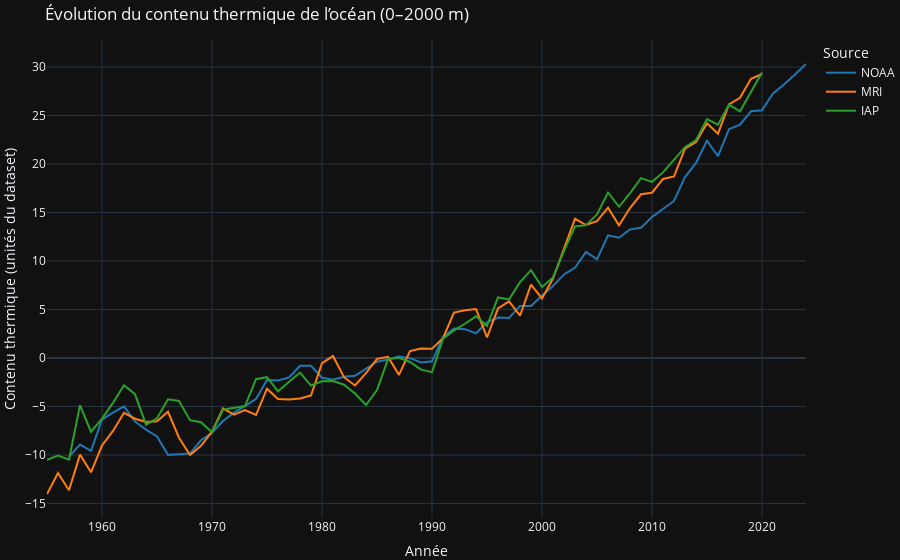

Notebook code cell kept with this figure:
### Code cell
import plotly.express as px

fig = px.line(
    df,
    x="Year",
    y=[
        "ocean_heat_content_noaa_2000m",
        "ocean_heat_content_mri_2000m",
        "ocean_heat_content_iap_2000m"
    ],
    title="Évolution du contenu thermique de l’océan (0–2000 m)"
)

# mapping entre nom de colonne (automatique) et label lisible
rename_map = {
    "ocean_heat_content_noaa_2000m": "NOAA",
    "ocean_heat_content_mri_2000m": "MRI",
    "ocean_heat_content_iap_2000m": "IAP"
}
color_map = {
    "NOAA": "#1f77b4",
    "MRI":  "#ff7f0e",
    "IAP":  "#2ca02c"
}

# appliquer noms et couleurs
for trace in fig.data:
    # trace.name contient le nom de la colonne d'origine
    pretty = rename_map.get(trace.name, trace.name)
    trace.name = pretty
    trace.legendgroup = pretty
    trace.marker = dict()  # garde le style par défaut pour lignes
    trace.line.color = color_map.get(pretty)

fig.update_layout(
    xaxis_title="Année",
    yaxis_title="Contenu thermique (unités du dataset)",
    legend_title_text="Source",
    margin={"r":0,"t":40,"l":0,"b":0}
)

fig.show()

### Figure 1 — Plotly figure (JSON) as saved in the notebook; plotly's stock layout.template omitted (floating-point values rounded to 4 significant figures)
{"data": [{"hovertemplate": "variable=ocean_heat_content_noaa_2000m<br>Year=%{x}<br>value=%{y}<extra></extra>", "legendgroup": "NOAA", "line": {"color": "#1f77b4", "dash": "solid"}, "mode": "lines", "name": "NOAA", "orientation": "v", "showlegend": true, "x": [1955, 1956, 1957, 1958, 1959, 1960, 1961, 1962, 1963, 1964, 1965, 1966, 1967, 1968, 1969, 1970, 1971, 1972, 1973, 1974, 1975, 1976, 1977, 1978, 1979, 1980, 1981, 1982, 1983, 1984, 1985, 1986, 1987, 1988, 1989, 1990, 1991, 1992, 1993, 1994, 1995, 1996, 1997, 1998, 1999, 2000, 2001, 2002, 2003, 2004, 2005, 2006, 2007, 2008, 2009, 2010, 2011, 2012, 2013, 2014, 2015, 2016, 2017, 2018, 2019, 2020, 2021, 2022, 2023, 2024], "xaxis": "x", "y": [NaN, NaN, -10.17, -8.925, -9.579, -6.345, -5.628, -4.987, -6.563, -7.387, -8.084, -9.988, -9.925, -9.857, -8.486, -7.704, -6.493, -5.636, -4.953, -4.22, -2.264, -2.311, -2.009, -0.8103, -0.7983, -2.042, -2.249, -1.939, -1.84, -1.076, -0.3853, -0.1483, 0.1567, -0.02227, -0.4543, -0.3493, 2.17, 3.033, 2.974, 2.543, 3.677, 4.167, 4.13, 5.367, 5.368, 6.42, 7.418, 8.615, 9.307, 10.94, 10.17, 12.64, 12.39, 13.26, 13.43, 14.54, 15.39, 16.19, 18.65, 20.11, 22.4, 20.8, 23.59, 24.06, 25.44, 25.52, 27.28, 28.19, 29.22, 30.32], "yaxis": "y", "type": "scatter"}, {"hovertemplate": "variable=ocean_heat_content_mri_2000m<br>Year=%{x}<br>value=%{y}<extra></extra>", "legendgroup": "MRI", "line": {"color": "#ff7f0e", "dash": "solid"}, "mode": "lines", "name": "MRI", "orientation": "v", "showlegend": true, "x": [1955, 1956, 1957, 1958, 1959, 1960, 1961, 1962, 1963, 1964, 1965, 1966, 1967, 1968, 1969, 1970, 1971, 1972, 1973, 1974, 1975, 1976, 1977, 1978, 1979, 1980, 1981, 1982, 1983, 1984, 1985, 1986, 1987, 1988, 1989, 1990, 1991, 1992, 1993, 1994, 1995, 1996, 1997, 1998, 1999, 2000, 2001, 2002, 2003, 2004, 2005, 2006, 2007, 2008, 2009, 2010, 2011, 2012, 2013, 2014, 2015, 2016, 2017, 2018, 2019, 2020, 2021, 2022, 2023, 2024], "xaxis": "x", "y": [-14.03, -11.86, -13.63, -9.963, -11.78, -9.023, -7.523, -5.653, -6.263, -6.593, -6.523, -5.543, -8.223, -10.01, -9.063, -7.603, -5.203, -5.833, -5.363, -5.863, -3.163, -4.223, -4.293, -4.183, -3.863, -0.5427, 0.1973, -1.983, -2.833, -1.553, -0.09267, 0.1273, -1.743, 0.7173, 0.9673, 0.9473, 2.037, 4.677, 4.917, 5.037, 2.117, 5.097, 5.827, 4.357, 7.567, 6.137, 8.187, 11.19, 14.35, 13.71, 14.11, 15.5, 13.68, 15.46, 16.88, 17.04, 18.46, 18.72, 21.58, 22.26, 24.19, 23.13, 26.15, 26.83, 28.78, 29.28, NaN, NaN, NaN, NaN], "yaxis": "y", "type": "scatter"}, {"hovertemplate": "variable=ocean_heat_content_iap_2000m<br>Year=%{x}<br>value=%{y}<extra></extra>", "legendgroup": "IAP", "line": {"color": "#2ca02c", "dash": "solid"}, "mode": "lines", "name": "IAP", "orientation": "v", "showlegend": true, "x": [1955, 1956, 1957, 1958, 1959, 1960, 1961, 1962, 1963, 1964, 1965, 1966, 1967, 1968, 1969, 1970, 1971, 1972, 1973, 1974, 1975, 1976, 1977, 1978, 1979, 1980, 1981, 1982, 1983, 1984, 1985, 1986, 1987, 1988, 1989, 1990, 1991, 1992, 1993, 1994, 1995, 1996, 1997, 1998, 1999, 2000, 2001, 2002, 2003, 2004, 2005, 2006, 2007, 2008, 2009, 2010, 2011, 2012, 2013, 2014, 2015, 2016, 2017, 2018, 2019, 2020, 2021, 2022, 2023, 2024], "xaxis": "x", "y": [-10.51, -10.05, -10.48, -4.879, -7.605, -6.259, -4.63, -2.816, -3.732, -6.877, -6.22, -4.254, -4.433, -6.41, -6.618, -7.661, -5.336, -5.146, -4.962, -2.187, -1.981, -3.443, -2.492, -1.507, -2.84, -2.394, -2.382, -2.758, -3.656, -4.851, -3.311, -0.111, 0.02597, -0.412, -1.205, -1.465, 1.984, 2.843, 3.527, 4.292, 3.311, 6.238, 6.034, 7.816, 9.057, 7.312, 8.308, 11.05, 13.55, 13.69, 14.8, 17.06, 15.59, 16.98, 18.54, 18.16, 19.13, 20.41, 21.73, 22.45, 24.63, 24.05, 26.11, 25.43, 27.45, 29.42, NaN, NaN, NaN, NaN], "yaxis": "y", "type": "scatter"}], "layout": {"xaxis": {"anchor": "y", "domain": [0.0, 1.0], "title": {"text": "Année"}}, "yaxis": {"anchor": "x", "domain": [0.0, 1.0], "title": {"text": "Contenu thermique (unités du dataset)"}}, "legend": {"title": {"text": "Source"}, "tracegroupgap": 0}, "title": {"text": "Évolution du contenu thermique de l’océan (0–2000 m)"}, "margin": {"r": 0, "t": 40, "l": 0, "b": 0}}}
